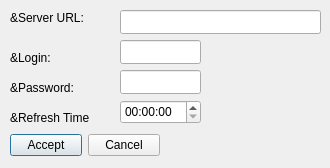
<ui version="4.0" >
 <class>Settings</class>
 <widget class="QDialog" name="Settings" >
  <property name="geometry" >
   <rect>
    <x>0</x>
    <y>0</y>
    <width>330</width>
    <height>168</height>
   </rect>
  </property>
  <property name="windowTitle" >
   <string>QEN - Settings</string>
  </property>
  <property name="windowIcon" >
   <iconset resource="Settings.qrc" >:/apps/Images/apps/infolog.png</iconset>
  </property>
  <widget class="QLabel" name="cbLoginLabel" >
   <property name="geometry" >
    <rect>
     <x>10</x>
     <y>50</y>
     <width>42</width>
     <height>16</height>
    </rect>
   </property>
   <property name="text" >
    <string>&amp;Login:</string>
   </property>
  </widget>
  <widget class="QLabel" name="cbPasswordLabel" >
   <property name="geometry" >
    <rect>
     <x>10</x>
     <y>80</y>
     <width>65</width>
     <height>16</height>
    </rect>
   </property>
   <property name="text" >
    <string>&amp;Password:</string>
   </property>
  </widget>
  <widget class="QLabel" name="cbRefreshLabel" >
   <property name="geometry" >
    <rect>
     <x>10</x>
     <y>110</y>
     <width>81</width>
     <height>16</height>
    </rect>
   </property>
   <property name="text" >
    <string>&amp;Refresh Time</string>
   </property>
  </widget>
  <widget class="QWidget" name="layoutWidget" >
   <property name="geometry" >
    <rect>
     <x>10</x>
     <y>130</y>
     <width>150</width>
     <height>30</height>
    </rect>
   </property>
   <layout class="QGridLayout" >
    <property name="margin" >
     <number>0</number>
    </property>
    <property name="spacing" >
     <number>6</number>
    </property>
    <item row="0" column="0" >
     <widget class="QPushButton" name="pbAccept" >
      <property name="text" >
       <string>Accept</string>
      </property>
      <property name="icon" >
       <iconset resource="Settings.qrc" >:/actions/Images/actions/button_ok.png</iconset>
      </property>
      <property name="default" >
       <bool>true</bool>
      </property>
     </widget>
    </item>
    <item row="0" column="1" >
     <widget class="QPushButton" name="pbCancel" >
      <property name="text" >
       <string>Cancel</string>
      </property>
      <property name="icon" >
       <iconset resource="Settings.qrc" >:/actions/Images/actions/button_cancel.png</iconset>
      </property>
     </widget>
    </item>
   </layout>
  </widget>
  <widget class="QLineEdit" name="cbServerURL" >
   <property name="geometry" >
    <rect>
     <x>120</x>
     <y>10</y>
     <width>201</width>
     <height>24</height>
    </rect>
   </property>
  </widget>
  <widget class="QLineEdit" name="cbPassword" >
   <property name="geometry" >
    <rect>
     <x>120</x>
     <y>70</y>
     <width>81</width>
     <height>24</height>
    </rect>
   </property>
  </widget>
  <widget class="QTimeEdit" name="cbRefresh" >
   <property name="geometry" >
    <rect>
     <x>120</x>
     <y>100</y>
     <width>81</width>
     <height>24</height>
    </rect>
   </property>
  </widget>
  <widget class="QLabel" name="cbServerURLLabel" >
   <property name="geometry" >
    <rect>
     <x>10</x>
     <y>10</y>
     <width>75</width>
     <height>16</height>
    </rect>
   </property>
   <property name="text" >
    <string>&amp;Server URL:</string>
   </property>
  </widget>
  <widget class="QLineEdit" name="cbLogin" >
   <property name="geometry" >
    <rect>
     <x>120</x>
     <y>40</y>
     <width>81</width>
     <height>24</height>
    </rect>
   </property>
  </widget>
 </widget>
 <tabstops>
  <tabstop>pbAccept</tabstop>
  <tabstop>pbCancel</tabstop>
 </tabstops>
 <resources>
  <include location="Settings.qrc" />
 </resources>
 <connections>
  <connection>
   <sender>pbAccept</sender>
   <signal>clicked()</signal>
   <receiver>Settings</receiver>
   <slot>accept()</slot>
   <hints>
    <hint type="sourcelabel" >
     <x>278</x>
     <y>253</y>
    </hint>
    <hint type="destinationlabel" >
     <x>96</x>
     <y>254</y>
    </hint>
   </hints>
  </connection>
  <connection>
   <sender>pbCancel</sender>
   <signal>clicked()</signal>
   <receiver>Settings</receiver>
   <slot>reject()</slot>
   <hints>
    <hint type="sourcelabel" >
     <x>369</x>
     <y>253</y>
    </hint>
    <hint type="destinationlabel" >
     <x>179</x>
     <y>282</y>
    </hint>
   </hints>
  </connection>
 </connections>
</ui>
